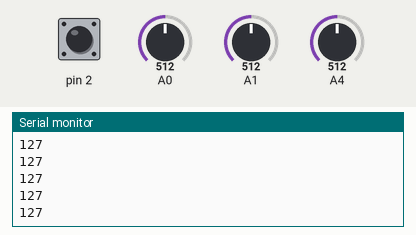
This sketch was run on a simulated Arduino Uno, built with avr-gcc and run on an emulated ATmega328P. On the bench: the last lines printed to the serial monitor. Inputs (shaded band) come from the test bench; at power-on: A4 = 512, pin 2 HIGH, A0 = 512, A1 = 512. No radio packets arrive unless stated.

Above: at 1.2 s.
1.3 s: A4 set to 490
At 2.3 s:
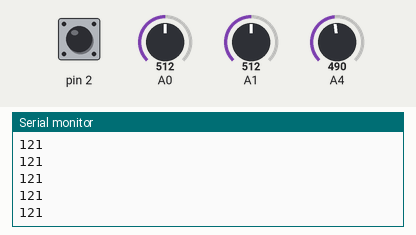
2.8 s: A4 set to 510
At 3.3 s:
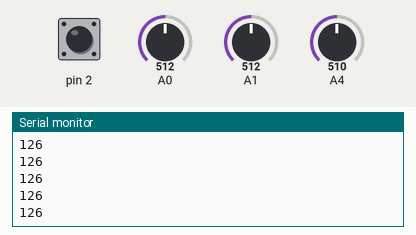
Timing chart, 0 to 5.8 s (numbered marks = the images above; inputs shaded):
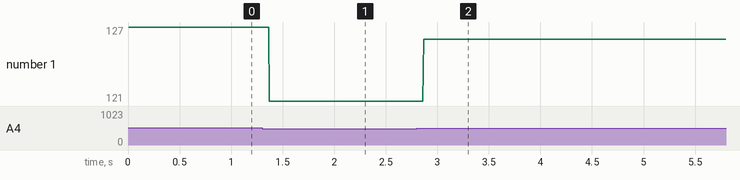

The sketch:

TX_Code.ino
```cpp
#include <SPI.h>
#include <nRF24L01.h>
#include <RF24.h>

const uint64_t pipeOut = 0xF9E8F0F0E1LL;   //IMPORTANT: The same as in the receiver 0xF9E8F0F0E1LL

RF24 radio(8, 9); // select CE,CSN pin

struct PacketData
{
  byte lxAxisValue;
  byte lyAxisValue;

  byte lPotValue;

  byte switch1Value;

};
PacketData data;

void setup()
{

  radio.begin();
  radio.setDataRate(RF24_250KBPS);
  radio.openWritingPipe(pipeOut);
  radio.stopListening(); //start the radio Transmitter
  Serial.begin(9600);
  pinMode(2,INPUT_PULLUP);

}

//This function is used to map 0-1023 joystick value to 0-254. hence 127 is the center value which we send.
//It also adjust the deadband in joystick.
//Jotstick values range from 0-1023. But its center value is not always 511. It is little different.
//So we need to add some deadband o center value. in our case 500-530. Any value in this deadband range is mapped to center 127.
int mapAndAdjustJoystickDeadBandValues(int value, bool reverse)
{
  if (value >= 530)
  {
    value = map(value, 530, 1023, 127, 254);
  }
  else if (value <= 500)
  {
    value = map(value, 500, 0, 127, 0);
  }
  else
  {
    value = 127;
  }

  if (reverse)
  {
    value = 254 - value;
  }
  return value;
}

void loop()
{
  data.lxAxisValue    = mapAndAdjustJoystickDeadBandValues(analogRead(A0), false);
  data.lyAxisValue    = mapAndAdjustJoystickDeadBandValues(analogRead(A1), false);

  data.lPotValue      = map(analogRead(A4), 0, 1023, 0, 254);

  data.switch1Value   = !digitalRead(2);


  Serial.println(data.lPotValue);
  radio.write(&data, sizeof(PacketData));
}
```

Measured:
- after the input at 1.3 s, the serial monitor: prints a new line after 0.07 s (image 1)
- after the input at 2.8 s, the serial monitor: prints a new line after 0.07 s (image 2)
- plotted number 1: 127 → 121 after the input at 1.3 s, 121 → 126 after the input at 2.8 s
